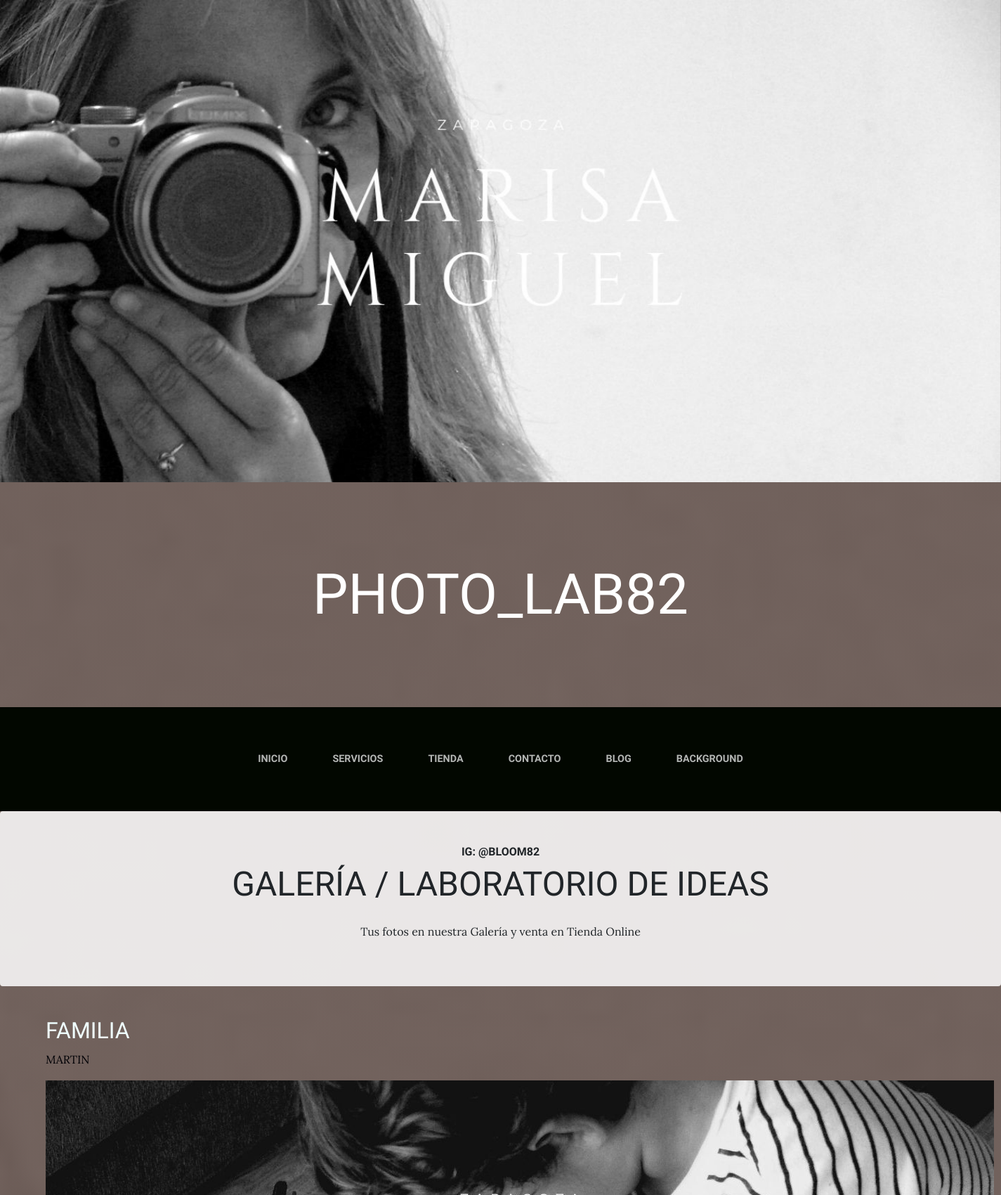
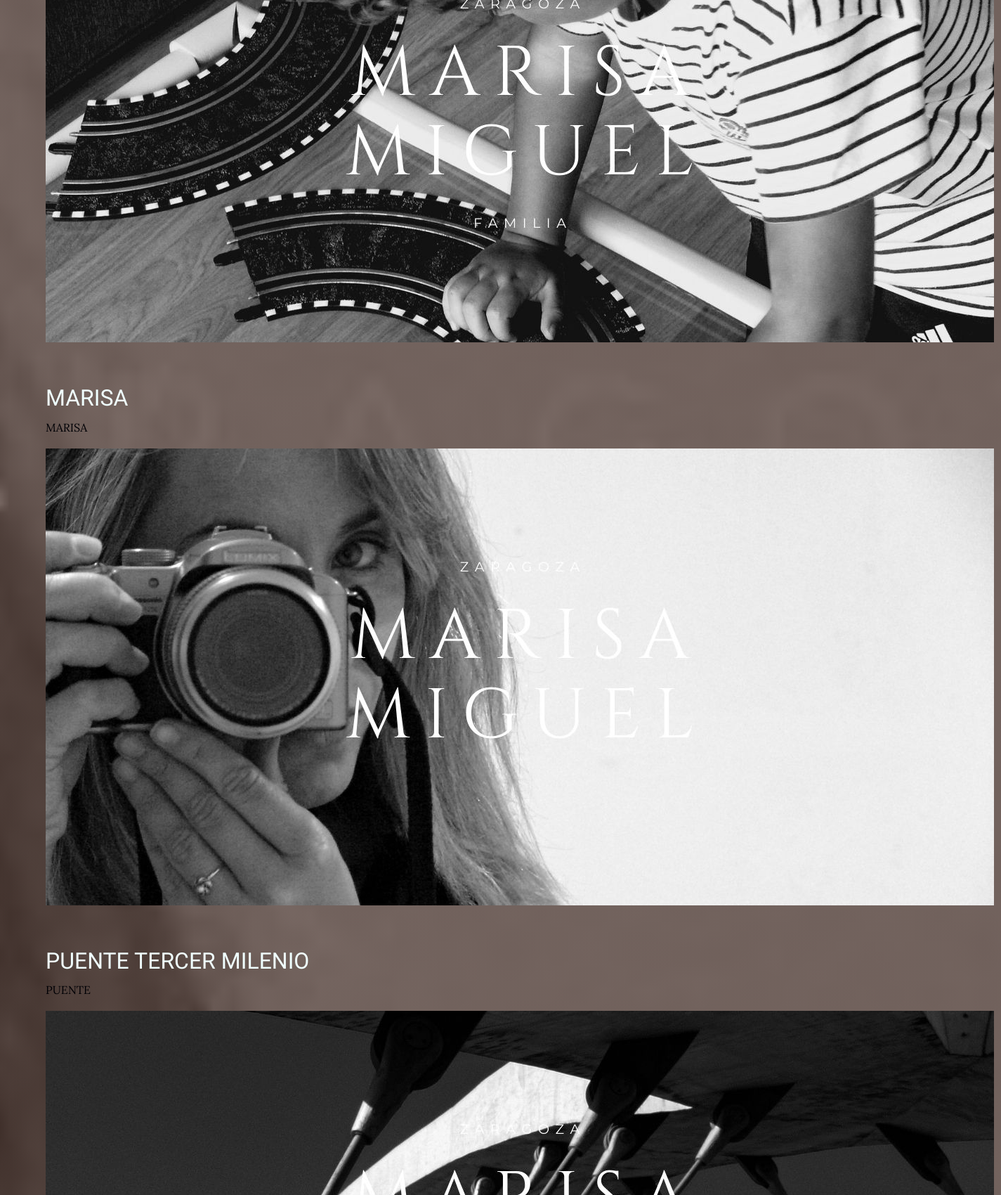
The app's page /servicios/ (upper part) with its own data (2 pictures, top to bottom).
### servicios/models.py (models this page shows, shortened)
class Servicio(models.Model):
        titulo=models.CharField(max_length=50)
        contenido=models.CharField(max_length=50)
        imagen=models.ImageField(upload_to='servicios')
        class Meta:
            verbose_name='servicio'
            verbose_name_plural='servicios'

### servicios/views.py (the view)
# urls.py: path('servicios/', include('servicios.urls')),
def servicios(request):
    servicios=Servicio.objects.all()
    return render(request, "servicios/servicios.html",{"servicios":servicios})

### servicios/templates/servicios/servicios.html (shortened to what this page needs)
{% extends "ProyectoWebApp/base.html" %}
{% load static %}
{% block content %}
<div class="intro-text left-0 text-center bg-faded p-5 rounded">
  <h2 class="section-heading mb-4" >
    <span class="section-heading-upper"> IG: @BLOOM82</span>
    <span class="section-heading-lower">GALERÍA / LABORATORIO DE IDEAS </span>
  </h2>
  <p class="mb-3">Tus fotos en nuestra Galería y venta en Tienda Online
  </p>
</div>
    {% for servicio in servicios %}
<div style= margin-left:65px;><p>
     <br>
     <h2 style= color:azure;>{{servicio.titulo}}</h2>
     <p style= color:rgb(0,0,5);>{{servicio.contenido}}</p>
     <p><img src="{{servicio.imagen.url}}"></p>
</p></div>
    {% endfor %}
{% endblock %}

### ProyectoWebApp/static/ProyectoWebApp/css/gestion.css (style rules this page uses)
body { font-family: 'Lora'; background: linear-gradient(rgba(47, 23, 15, 0.65), rgba(47, 23, 15, 0.65)), url("../img/bg_main.jpg"); background-attachment: fixed; background-position: center; background-size: cover; }
h1, h2, h3, h4, h5, h6 { font-family: 'Raleway'; }
p { line-height: 1.75; }
.section-heading { text-transform: uppercase; }
.section-heading .section-heading-upper { display: block; font-size: 1rem; font-weight: 800; padding-bottom:.5rem; }
.section-heading .section-heading-lower { display: block; font-size: 3rem; font-weight: 100; }
.bg-faded { background-color: rgba(255, 255, 255, 0.85); }

### records on screen
Servicio: titulo "FAMILIA", contenido "MARTIN", imagen (picture)
Servicio: titulo "MARISA", contenido "MARISA", imagen (picture)
Servicio: titulo "PUENTE TERCER MILENIO", contenido "PUENTE", imagen (picture)
